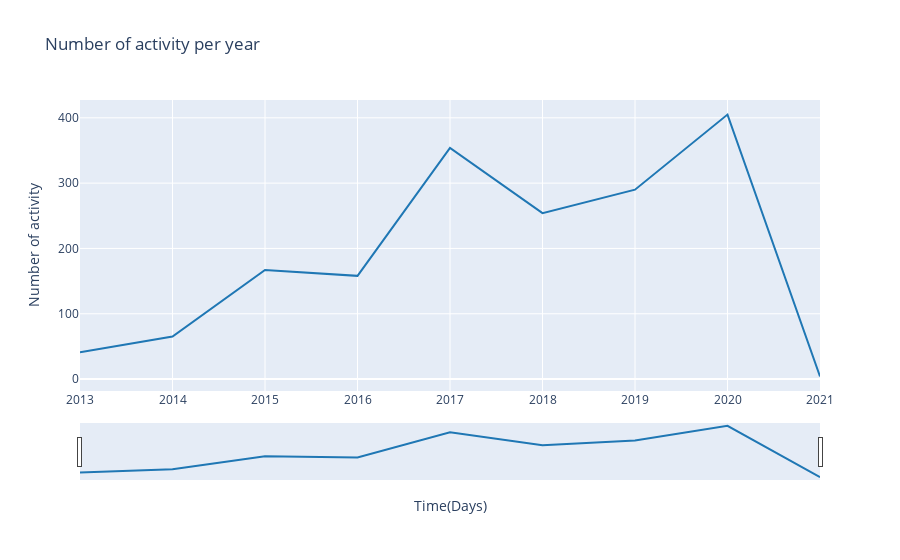

Write notebook code for a chart like this one.
### Markdown cell above
convert data to be able to create a radar plot

### Code cell
df =  data_strava.groupby("year").sum()
df.reset_index(inplace=True)

fig = go.Figure([
    go.Scatter(
        name='activity_count',
        x=df['year'],
        y=df['activity_count'],
        mode='lines',
        line=dict(color='rgb(31, 119, 180)'),
    )
])
fig.update_layout(
    yaxis_title='Number of activity',
    title='Number of activity per year',
    xaxis_title = 'Time(Days)',
    hovermode="x"
)

fig.update_xaxes(rangeslider_visible=True)

fig.show()

### Figure 1 — Plotly figure (JSON) as saved in the notebook; plotly's stock layout.template omitted (floating-point values rounded to 4 significant figures)
{"data": [{"line": {"color": "rgb(31, 119, 180)"}, "mode": "lines", "name": "activity_count", "type": "scatter", "x": [" 2013", " 2014", " 2015", " 2016", " 2017", " 2018", " 2019", " 2020", " 2021"], "y": [41, 65, 167, 158, 354, 254, 290, 405, 4]}], "layout": {"hovermode": "x", "title": {"text": "Number of activity per year"}, "xaxis": {"rangeslider": {"visible": true}, "title": {"text": "Time(Days)"}}, "yaxis": {"title": {"text": "Number of activity"}}}}
